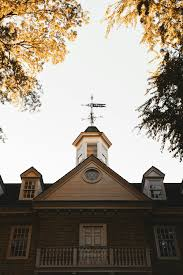
#> input picture cartoonifier/Lib/Pictures/images.jpg, 183 x 275 px
$ python -i cartoonizer.py   (imports and definitions only)
#> lines starting #> are read from the running program, lines starting #| are printed output that depends on the picture; after the words box and inside, x2 and y2 are one past the last pixel; in counts of white or black regions, pixels touching at a corner belong together
import cv2
def make_cartoon(file_path):
#> called with file_path = 'Pictures/images.jpg'
    img = cv2.imread(file_path)
#> img is the input picture: shape (275, 183, 3); mean B, G, R 129.1, 142.5, 152.2

    #Getting edges
    gray = cv2.cvtColor(img, cv2.COLOR_BGR2GRAY)
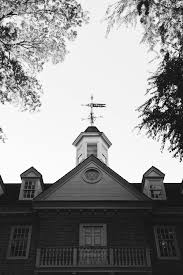
#> gray: shape (275, 183); min 0, max 255, mean 143.9
    gray = cv2.medianBlur(gray, 5)
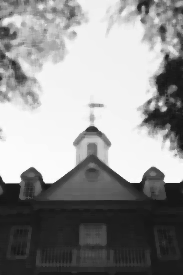
#> gray: shape (275, 183); min 20, max 254, mean 144.8
    edges = cv2.adaptiveThreshold(gray, 255, cv2.ADAPTIVE_THRESH_MEAN_C, cv2.THRESH_BINARY, 9, 9)
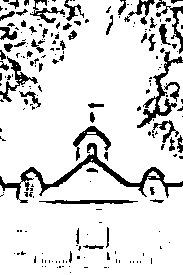
#> edges: shape (275, 183); 86.5% white; 199 black regions (148 under 20 px), largest, box (x1, y1, x2, y2) and area: (0, 143, 183, 203) 1415, (137, 51, 183, 128) 664, (0, 56, 38, 102) 356

    #2)Color
    color = cv2.bilateralFilter(img, 9, 400, 400)
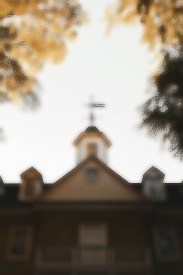
#> color: shape (275, 183, 3); mean B, G, R 129.3, 142.7, 152.5

    #3)Cartoon
    cartoon = cv2.bitwise_and(color, color, mask=edges)
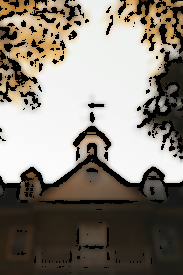
#> cartoon: shape (275, 183, 3); mean B, G, R 118.2, 128.4, 135.6

    return cartoon

>>> result = make_cartoon('Pictures/images.jpg')
